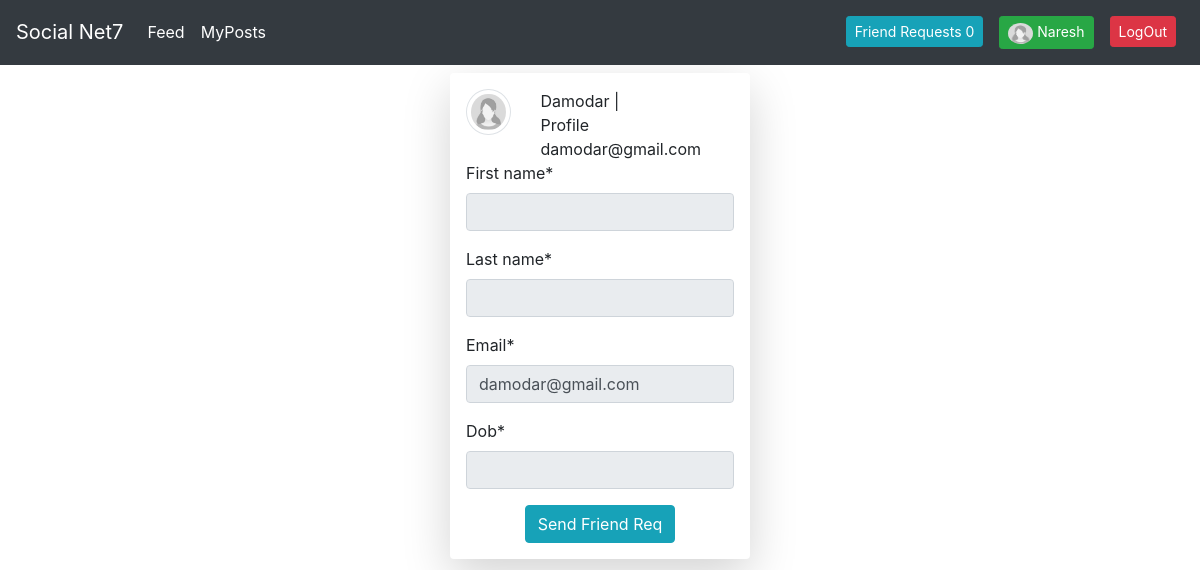
Page /rprofile/17/ (signed in) on the earlier database version.
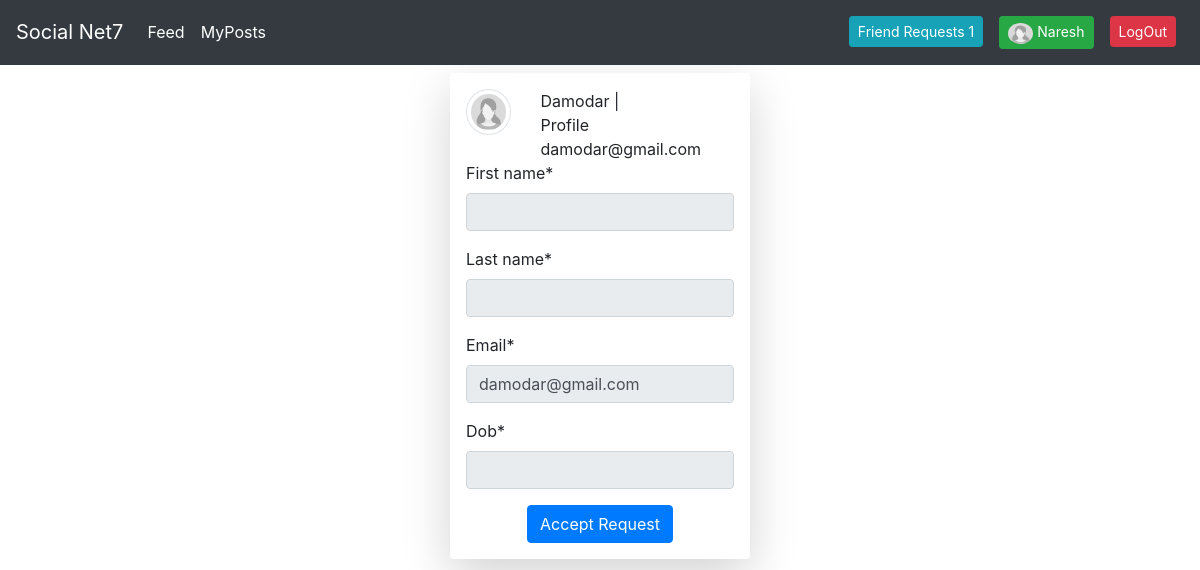
Same page on the later database version.
### users/models.py (models this page shows, shortened)
class SnetUser(AbstractUser):
	username = None
	email = models.EmailField(_('email address'), unique=True)
	signup_date = models.DateTimeField(auto_now_add=True)
	USERNAME_FIELD = 'email'
	REQUIRED_FIELDS = []
	objects = CustomUserManager()
	def truncate(self):
		return f'{self.email}'.split('@')[0]
	def fname_empty(self):
		if self.first_name == '':
			return True
		else:
			return False
	def friend_request(self):
		return Friends.objects.filter(freq_accp_id=self.id).filter(friends='No')

class Profile(models.Model):
	image = models.ImageField(default='female.jpg', upload_to=profile_img_directory)
	user = models.OneToOneField(SnetUser, on_delete=models.CASCADE)
	dob = models.DateField(null=True, blank=True)

### users/views.py (the view)
# urls.py: path('rprofile/<int:id>/', user_views.rprofile, name='rprofile'),
@login_required
def rprofile(request, id):
	user = SnetUser.objects.get(pk=id)
	p_form = ProfileReadOnlyForm(instance=user.profile)
	u_form = UserReadOnlyForm(instance=user)
	freq_form = FriendsReqForm()
	try:
		freq = Friends.objects.filter(Q(freq_usr=user)|Q(freq_accp=user)).filter(Q(freq_usr=request.user)|Q(freq_accp=request.user)).filter(freq='Yes')
		if freq[0].friends == 'No':
			freq_sent = freq[0]
		elif freq[0].friends == 'Yes':
			freq_sent = freq[0]
	except:
		pass
	return render(request, 'users/rprofile.html', locals())

### users/forms.py
class ProfileReadOnlyForm(forms.ModelForm):
	dob = forms.DateField(disabled=True)
	class Meta:
		model = Profile
		fields = ['dob']

class UserReadOnlyForm(forms.ModelForm):
	first_name = forms.CharField(disabled=True)
	last_name = forms.CharField(disabled=True)
	email = forms.CharField(disabled=True)
	class Meta:
		model = SnetUser
		fields = ['first_name', 'last_name', 'email']

### users/templates/users/rprofile.html (shortened to what this page needs)
{% extends 'users/base.html' %}
{% load crispy_forms_tags %}
{% block body %}
<div class="container rounded shadow-lg mt-2 p-3 w-25">
	<div class="row">
		<div class="col-md-3">
			<img class="img-thumbnail rounded-circle" src="{{user.profile.image.url}}" width="50" height="50">
		</div>
		<div class="col-md-6">
			{% if user.fname_empty %}
			<div>
				<span>{{user.truncate|title}} | Profile</span>
			</div>
			<span>{{user.email}}</span>
			{% else %}
			<div>
				<span>{{user.first_name}} {{user.last_name}} | Profile</span>
			</div>
			<span>{{user.email}}</span>
			{% endif %}
		</div>
	</div>
	<div>
		<form>
			{{u_form|crispy}}
			{{p_form|crispy}}
		</form>
	</div>
	<div align="center">
		{% if freq_sent.freq_accp == request.user %}
		<form method="post" action="{% url 'friends_accp' user.id %}">
			{% if freq_sent.friends == 'Yes' %}
				<span class="btn btn-info">Friends</span>
			{% elif freq_sent.freq == 'Yes' %}
				<button type="submit" class="btn btn-primary">Accept Request</button>
			{% endif %}
		</form>
		{% else %}
		<form method="post" action="{% url 'friends_req' user.id %}">
			{% if freq_sent.friends == 'Yes' %}
				<span class="btn btn-info">Friends</span>
			{% elif freq_sent.freq == 'Yes' %}
				<span class="btn btn-primary">Sent Request</span>
			{% else %}
				<button class="btn btn-info" type="submit">Send Friend Req</button>
			{% endif %}
		</form>
		{% endif %}
	</div>
</div>
{% endblock body %}

### users/templates/users/base.html (shortened to what this page needs)
<!DOCTYPE html>
<html>
<head>
	<link rel="stylesheet" href="https://stackpath.bootstrapcdn.com/bootstrap/4.4.1/css/bootstrap.min.css">
	<link rel="stylesheet" href="//code.jquery.com/ui/1.12.1/themes/base/jquery-ui.css">
</head>
<body>
	<div>
		<nav class="navbar navbar-expand-md navbar-dark bg-dark">
		 	<a class="navbar-brand" href="{% url 'feed:feed' %}">Social Net7</a>
			<div class="collapse navbar-collapse" id="navbarText">
			{% if user.is_authenticated %}
			    <ul class="navbar-nav mr-auto">
			      <li class="nav-item active">
			        <a class="nav-link text-white" href="{% url 'feed:feed' %}">Feed</a>
			      </li>
			      <li class="nav-item">
			        <a class="nav-link text-white" href="{% url 'feed:myposts' request.user.id %}">MyPosts</a>
			      </li>
			    </ul>
			    <ul class="navbar-nav ml-auto">
			    	<li class="nav-item">
			    		<a class="nav-link text-white" href="{% url 'friend_req_received' %}"><span class="btn btn-sm btn-info">Friend Requests {{request.user.friend_request.count}}</span></a>
			    	</li>
			    	<li class="nav-item">
			    		<a class="nav-link text-white" href="{% url 'profile' %}">
			    			{% if request.user.fname_empty%}
			    			<span class="btn btn-sm btn-success"><img class="rounded-circle" src="{{request.user.profile.image.url}}" width="25" height="21"> {{request.user.truncate|title}}</span></a>
			    			{% else %}
			    			<span class="btn btn-sm btn-success"><img class="rounded-circle" src="{{request.user.profile.image.url}}" width="25" height="21"> {{request.user.first_name|title}}</span></a>
			    			{% endif %}
				    </li>
				    <li class="navbar-nav ml-auto">
				    	<a class="nav-link text-white" href="{% url 'logout' %}"><span class="btn btn-sm btn-danger">LogOut</span></a>
				    </li>
			    </ul>
			   {% endif %}
			</div>
		</nav>
	</div>
	<div>
		{% block body %}
		{% endblock body %}
	</div>
</body>
</html>

Differences in the rows shown:
changed SnetUser "Naresh": user.friend_request.count "0" → "1"
Other differences:
text no longer shown: "Send Friend Req"
text now shown: "Accept Request"
